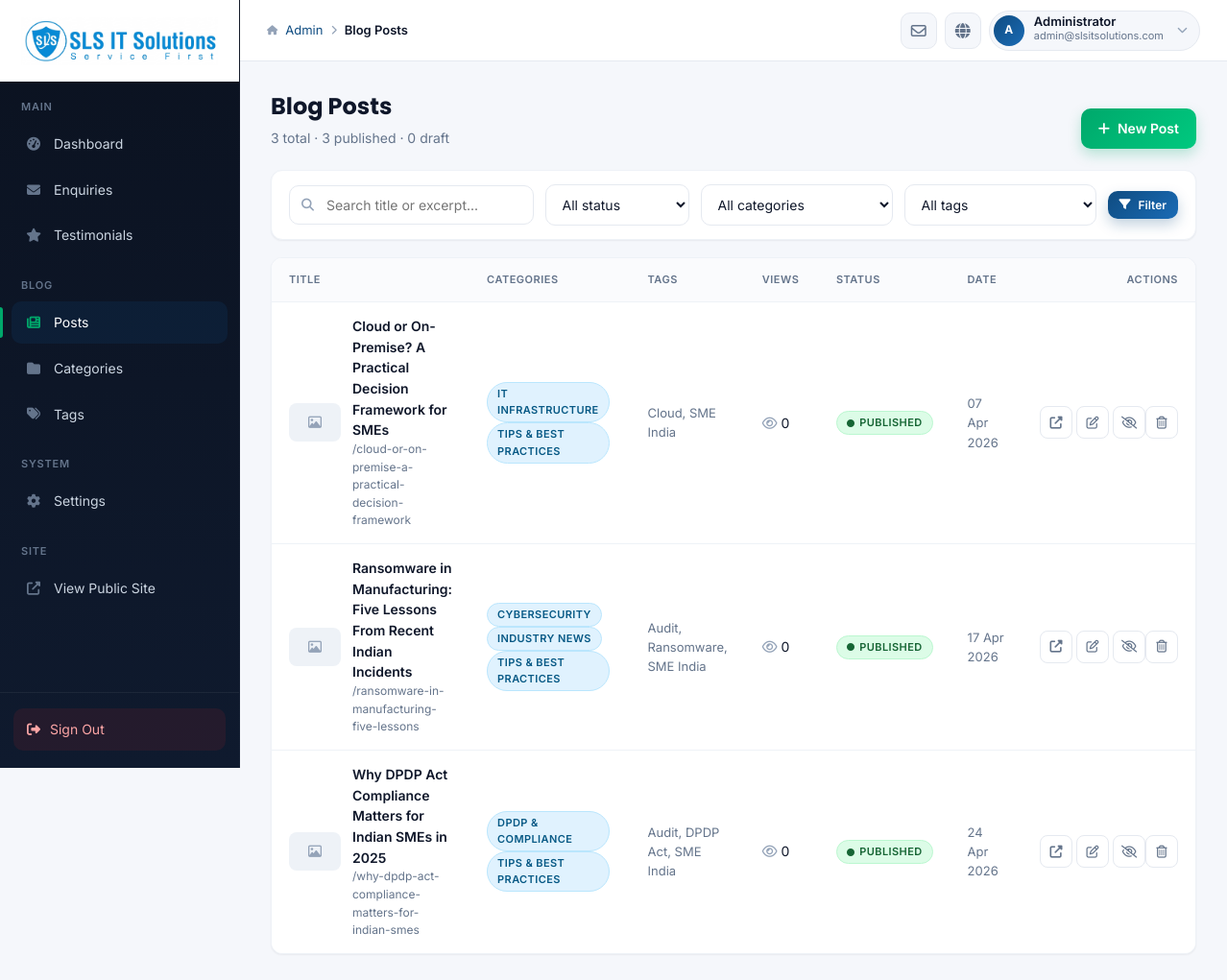
The page /admin/blogs.php (signed in) on the database its author committed.
### tables this page shows
CREATE TABLE IF NOT EXISTS `blogs` (
  `id` INT UNSIGNED NOT NULL AUTO_INCREMENT,
  `title` VARCHAR(200) NOT NULL,
  `slug` VARCHAR(220) NOT NULL,
  `excerpt` VARCHAR(500) DEFAULT NULL,
  `content` MEDIUMTEXT NOT NULL,
  `cover_image` VARCHAR(255) DEFAULT NULL,
  `author` VARCHAR(120) NOT NULL DEFAULT 'SLS IT Solutions',
  `is_published` TINYINT(1) NOT NULL DEFAULT 0,
  `views` INT UNSIGNED NOT NULL DEFAULT 0,
  `meta_title` VARCHAR(200) DEFAULT NULL,
  `meta_desc` VARCHAR(300) DEFAULT NULL,
  `published_at` DATETIME DEFAULT NULL,
  `created_at` DATETIME NOT NULL DEFAULT CURRENT_TIMESTAMP,
  `updated_at` DATETIME NOT NULL DEFAULT CURRENT_TIMESTAMP ON UPDATE CURRENT_TIMESTAMP,
  PRIMARY KEY (`id`),
  UNIQUE KEY `uniq_blog_slug` (`slug`),
  KEY `idx_blog_pub` (`is_published`, `published_at`)
);

CREATE TABLE IF NOT EXISTS `blog_categories` (
  `id` INT UNSIGNED NOT NULL AUTO_INCREMENT,
  `name` VARCHAR(100) NOT NULL,
  `slug` VARCHAR(120) NOT NULL,
  `description` VARCHAR(255) DEFAULT NULL,
  `created_at` DATETIME NOT NULL DEFAULT CURRENT_TIMESTAMP,
  PRIMARY KEY (`id`),
  UNIQUE KEY `uniq_cat_slug` (`slug`)
);

### includes/auth.php (called while the page is built, shortened)
<?php
require_once __DIR__ . '/db.php';
function admin_user(): ?array {
    return [
        'id'    => $_SESSION['admin_id'],
        'name'  => $_SESSION['admin_name']  ?? 'Admin',
        'email' => $_SESSION['admin_email'] ?? '',
    ];
}

### includes/db.php (called while the page is built, shortened)
<?php
function db(): PDO {
    static $pdo = null;
    if ($pdo instanceof PDO) return $pdo;
    $cfg = require __DIR__ . '/config.php';
    $d = $cfg['db'];
    $dsn = "mysql:host={$d['host']};port={$d['port']};dbname={$d['database']};charset={$d['charset']}";
    $pdo = new PDO($dsn, $d['username'], $d['password'], [
        PDO::ATTR_ERRMODE            => PDO::ERRMODE_EXCEPTION,
        PDO::ATTR_DEFAULT_FETCH_MODE => PDO::FETCH_ASSOC,
        PDO::ATTR_EMULATE_PREPARES   => false,
    ]);
    return $pdo;
}

### includes/blog.php (called while the page is built, shortened)
<?php
require_once __DIR__ . '/db.php';
function get_categories_for_blog(int $blogId): array {
    $stmt = db()->prepare(
        'SELECT c.id, c.name, c.slug FROM blog_categories c
         INNER JOIN blog_category_map m ON m.category_id = c.id
         WHERE m.blog_id = ? ORDER BY c.name'
    );
    $stmt->execute([$blogId]);
    return $stmt->fetchAll();
}
function get_tags_for_blog(int $blogId): array {
    $stmt = db()->prepare(
        'SELECT t.id, t.name, t.slug FROM blog_tags t
         INNER JOIN blog_tag_map m ON m.tag_id = t.id
         WHERE m.blog_id = ? ORDER BY t.name'
    );
    $stmt->execute([$blogId]);
    return $stmt->fetchAll();
}

### admin/blogs.php (the view, shortened to what this page needs)
<?php
require_once __DIR__ . '/../includes/auth.php';
require_once __DIR__ . '/../includes/blog.php';
$pageTitle = 'Blog Posts';
$q       = trim((string)($_GET['q']      ?? ''));
$joins  = '';
$where  = [];
$params = [];
$wsql = $where ? 'WHERE ' . implode(' AND ', $where) : '';
$perPage = 12;
$page    = max(1, (int)($_GET['page'] ?? 1));
$offset  = ($page - 1) * $perPage;
$stmt = db()->prepare("
    SELECT DISTINCT b.id, b.title, b.slug, b.is_published, b.views, b.created_at, b.published_at, b.cover_image, b.author
    FROM blogs b $joins $wsql
    ORDER BY b.id DESC
    LIMIT $perPage OFFSET $offset
");
$stmt->execute($params);
$rows = $stmt->fetchAll();
$totalAll = (int)db()->query('SELECT COUNT(*) FROM blogs')->fetchColumn();
$pubAll   = (int)db()->query('SELECT COUNT(*) FROM blogs WHERE is_published=1')->fetchColumn();
require __DIR__ . '/_layout_top.php';
?>
<div class="page-head">
  <div>
    <h1>Blog Posts</h1>
    <p><?= $totalAll ?> total · <?= $pubAll ?> published · <?= $totalAll-$pubAll ?> draft</p>
  </div>
  <div class="right">
    <a class="btn btn-success" href="blog-form.php"><i class="fa-solid fa-plus"></i> New Post</a>
  </div>
</div>
<form method="get" class="card" style="padding:14px 18px;margin-bottom:18px;">
  <div class="toolbar" style="margin:0;">
    <div class="search-box">
      <i class="fa-solid fa-magnifying-glass"></i>
      <input class="input" type="text" name="q" placeholder="Search title or excerpt..." value="<?= htmlspecialchars($q) ?>">
    </div>
    <select class="select" name="status" style="max-width:150px;">
      <option value="">All status</option>
    </select>
    <select class="select" name="cat" style="max-width:200px;">
      <option value="0">All categories</option>
    </select>
    <select class="select" name="tag" style="max-width:200px;">
      <option value="0">All tags</option>
    </select>
    <button class="btn btn-primary btn-sm" type="submit"><i class="fa-solid fa-filter"></i> Filter</button>
  </div>
</form>
<div class="table-wrap">
  <table class="table">
    <thead>
      <tr>
        <th>Title</th>
        <th>Categories</th>
        <th>Tags</th>
        <th style="width:100px;">Views</th>
        <th style="width:110px;">Status</th>
        <th style="width:140px;">Date</th>
        <th style="width:160px;text-align:right;">Actions</th>
      </tr>
    </thead>
    <tbody>
    <?php if (!$rows): ?>
      <tr><td colspan="7">
        <div class="empty">
          <i class="fa-regular fa-newspaper"></i>
          <div class="et">No blog posts yet</div>
          <div class="es">Create your first post to share with your audience.</div>
          <div style="margin-top:14px;"><a href="blog-form.php" class="btn btn-success btn-sm"><i class="fa-solid fa-plus"></i> New post</a></div>
        </div>
      </td></tr>
    <?php else: foreach ($rows as $r):
      $rcats = get_categories_for_blog((int)$r['id']);
      $rtags = get_tags_for_blog((int)$r['id']);
    ?>
      <tr>
        <td>
          <div style="display:flex;gap:12px;align-items:center;">
            <?php if (!empty($r['cover_image'])): ?>
              <img src="../<?= htmlspecialchars($r['cover_image']) ?>" alt=""
                   style="width:54px;height:40px;object-fit:cover;border-radius:8px;flex-shrink:0;">
            <?php else: ?>
              <div style="width:54px;height:40px;background:#eef2f7;color:#94a3b8;border-radius:8px;display:flex;align-items:center;justify-content:center;flex-shrink:0;">
                <i class="fa-regular fa-image"></i>
              </div>
            <?php endif; ?>
            <div style="min-width:0;">
              <div style="font-weight:600;color:var(--text);"><?= htmlspecialchars($r['title']) ?></div>
              <div style="color:var(--text-mute);font-size:12px;">/<?= htmlspecialchars($r['slug']) ?></div>
            </div>
          </div>
        </td>
        <td>
          <?php if ($rcats): foreach ($rcats as $c): ?>
            <span class="badge badge-read" style="margin-right:4px;"><?= htmlspecialchars($c['name']) ?></span>
          <?php endforeach; else: ?><span style="color:var(--text-dim);">—</span><?php endif; ?>
        </td>
        <td style="color:var(--text-mute);font-size:13px;max-width:240px;">
          <?php if ($rtags): ?>
            <?= htmlspecialchars(implode(', ', array_column($rtags,'name'))) ?>
          <?php else: ?><span style="color:var(--text-dim);">—</span><?php endif; ?>
        </td>
        <td><i class="fa-regular fa-eye" style="color:var(--text-dim);"></i> <?= (int)$r['views'] ?></td>
        <td>
          <?php if ($r['is_published']): ?>
            <span class="badge badge-active"><i class="fa-solid fa-circle"></i> Published</span>
          <?php else: ?>
            <span class="badge badge-inactive"><i class="fa-solid fa-circle"></i> Draft</span>
          <?php endif; ?>
        </td>
        <td style="color:var(--text-mute);font-size:13px;">
          <?= htmlspecialchars(date('d M Y', strtotime($r['published_at'] ?: $r['created_at']))) ?>
        </td>
        <td style="text-align:right;">
          <div class="action-cell" style="justify-content:flex-end;">
            <?php if ($r['is_published']): ?>
              <a class="icon-btn" target="_blank" href="../blog-detail.php?slug=<?= urlencode($r['slug']) ?>" data-tip="View on site">
                <i class="fa-solid fa-up-right-from-square"></i>
              </a>
            <?php endif; ?>
            <a class="icon-btn" href="blog-form.php?id=<?= (int)$r['id'] ?>" data-tip="Edit">
              <i class="fa-regular fa-pen-to-square"></i>
            </a>
            <form method="post" style="display:inline;">
              <button type="submit" class="icon-btn <?= $r['is_published'] ? 'warn' : 'success' ?>" data-tip="<?= $r['is_published'] ? 'Unpublish' : 'Publish' ?>">
                <i class="fa-regular <?= $r['is_published'] ? 'fa-eye-slash' : 'fa-eye' ?>"></i>
              </button>
            </form>
            <form method="post" style="display:inline;" onsubmit="return confirm('Delete this blog post? This cannot be undone.');">
              <button type="submit" class="icon-btn danger" data-tip="Delete"><i class="fa-regular fa-trash-can"></i></button>
            </form>
          </div>
        </td>
      </tr>
    <?php endforeach; endif; ?>
    </tbody>
  </table>
</div>
<?php require __DIR__ . '/_layout_bottom.php'; ?>

### admin/_layout_top.php (shortened to what this page needs)
<?php
require_once __DIR__ . '/../includes/auth.php';
$current = basename($_SERVER['SCRIPT_NAME']);
$user    = admin_user();
$pageMap = [
    'dashboard.php'        => 'Dashboard',
    'enquiries.php'        => 'Enquiries',
    'enquiry-view.php'     => 'Enquiry Detail',
    'testimonials.php'     => 'Testimonials',
    'testimonial-form.php' => isset($_GET['id']) ? 'Edit Testimonial' : 'Add Testimonial',
    'blogs.php'            => 'Blog Posts',
    'blog-form.php'        => isset($_GET['id']) ? 'Edit Blog Post' : 'New Blog Post',
    'categories.php'       => 'Categories',
    'category-form.php'    => isset($_GET['id']) ? 'Edit Category' : 'Add Category',
    'tags.php'             => 'Tags',
    'settings.php'         => 'System Settings',
];
$breadHere = $pageMap[$current] ?? ($pageTitle ?? 'Admin');
?><!doctype html>
<html lang="en">
<head>
<link rel="stylesheet" href="https://cdnjs.cloudflare.com/ajax/libs/font-awesome/6.5.1/css/all.min.css">
<link rel="stylesheet" href="assets/admin.css">
</head>
<body>
<div class="app">
  <aside class="sidebar" id="sidebar">
    <a href="dashboard.php" class="brand">
      <img src="../assets/images/logo.png" alt="SLS IT Solutions" class="brand-logo-img">
    </a>
    <div class="nav-label">Main</div>
    <nav>
      <a href="dashboard.php" class="<?= $current==='dashboard.php' ? 'active':'' ?>">
        <i class="fa-solid fa-gauge-high"></i><span>Dashboard</span>
      </a>
      <a href="enquiries.php" class="<?= in_array($current, ['enquiries.php','enquiry-view.php'], true) ? 'active':'' ?>">
        <i class="fa-solid fa-envelope"></i><span>Enquiries</span>
      </a>
      <a href="testimonials.php" class="<?= in_array($current, ['testimonials.php','testimonial-form.php'], true) ? 'active':'' ?>">
        <i class="fa-solid fa-star"></i><span>Testimonials</span>
      </a>
    </nav>
    <div class="nav-label">Blog</div>
    <nav>
      <a href="blogs.php" class="<?= in_array($current, ['blogs.php','blog-form.php'], true) ? 'active':'' ?>">
        <i class="fa-solid fa-newspaper"></i><span>Posts</span>
      </a>
      <a href="categories.php" class="<?= in_array($current, ['categories.php','category-form.php'], true) ? 'active':'' ?>">
        <i class="fa-solid fa-folder"></i><span>Categories</span>
      </a>
      <a href="tags.php" class="<?= $current==='tags.php' ? 'active':'' ?>">
        <i class="fa-solid fa-tags"></i><span>Tags</span>
      </a>
    </nav>
    <div class="nav-label">System</div>
    <nav>
      <a href="settings.php" class="<?= $current==='settings.php' ? 'active':'' ?>">
        <i class="fa-solid fa-gear"></i><span>Settings</span>
      </a>
    </nav>
    <div class="nav-label">Site</div>
    <nav>
      <a href="../index.php" target="_blank">
        <i class="fa-solid fa-up-right-from-square"></i><span>View Public Site</span>
      </a>
    </nav>
    <div class="side-foot">
      <a href="#" onclick="confirmLogout(event)" style="display:flex;align-items:center;gap:10px;color:#fca5a5;padding:11px 14px;font-size:14px;border-radius:10px;background:rgba(220,38,38,0.10);">
        <i class="fa-solid fa-right-from-bracket"></i><span>Sign Out</span>
      </a>
    </div>
  </aside>
  <div class="main">
    <header class="topbar">
      <div class="crumb">
        <i class="fa-solid fa-house"></i>
        <a href="dashboard.php">Admin</a>
        <i class="fa-solid fa-chevron-right"></i>
        <span class="here"><?= htmlspecialchars($breadHere) ?></span>
      </div>
      <div class="topbar-tools">
        <a href="enquiries.php" class="tb-btn" data-tip="Enquiries">
          <i class="fa-regular fa-envelope"></i>
        </a>
        <a href="../index.php" target="_blank" class="tb-btn" data-tip="View Site">
          <i class="fa-solid fa-globe"></i>
        </a>
        <div style="position:relative;" id="profileWrap">
          <div class="profile" onclick="toggleDropdown()">
            <div class="pa"><?= htmlspecialchars(strtoupper(mb_substr($user['name'],0,1))) ?></div>
            <div>
              <div class="pname"><?= htmlspecialchars($user['name']) ?></div>
              <div class="pmail"><?= htmlspecialchars($user['email']) ?></div>
            </div>
            <i class="fa-solid fa-chevron-down chev"></i>
          </div>
        </div>
      </div>
    </header>
    <div class="content">

### admin/_layout_bottom.php (shortened to what this page needs)
    </div>
  </div>
</div>
</body>
</html>

### rows shown on the page
blogs: title "Cloud or On-Premise? A Practical Decision Framework for SMEs", slug "cloud-or-on-premise-a-practical-decision-framework", rtags "Cloud, SME India", views "0", is_published 1 (drawn), published_at "07 Apr 2026"
blog_categories: name "IT INFRASTRUCTURE"
blog_categories: name "TIPS & BEST PRACTICES"
blogs: title "Ransomware in Manufacturing: Five Lessons From Recent Indian Incidents", slug "ransomware-in-manufacturing-five-lessons", rtags "Audit, Ransomware, SME India", views "0", is_published 1 (drawn), published_at "17 Apr 2026"
blog_categories: name "CYBERSECURITY"
blog_categories: name "INDUSTRY NEWS"
blogs: title "Why DPDP Act Compliance Matters for Indian SMEs in 2025", slug "why-dpdp-act-compliance-matters-for-indian-smes", rtags "Audit, DPDP Act, SME India", views "0", is_published 1 (drawn), published_at "24 Apr 2026"
blog_categories: name "DPDP & COMPLIANCE"

### other values the page prints
$breadHere "Blog Posts"
mb_substr($user['name'],0,1) "A"
$user['name'] "Administrator"
$user['email'] "admin@slsitsolutions.com"
$totalAll "3"
$pubAll "3"
$totalAll-$pubAll "0"
